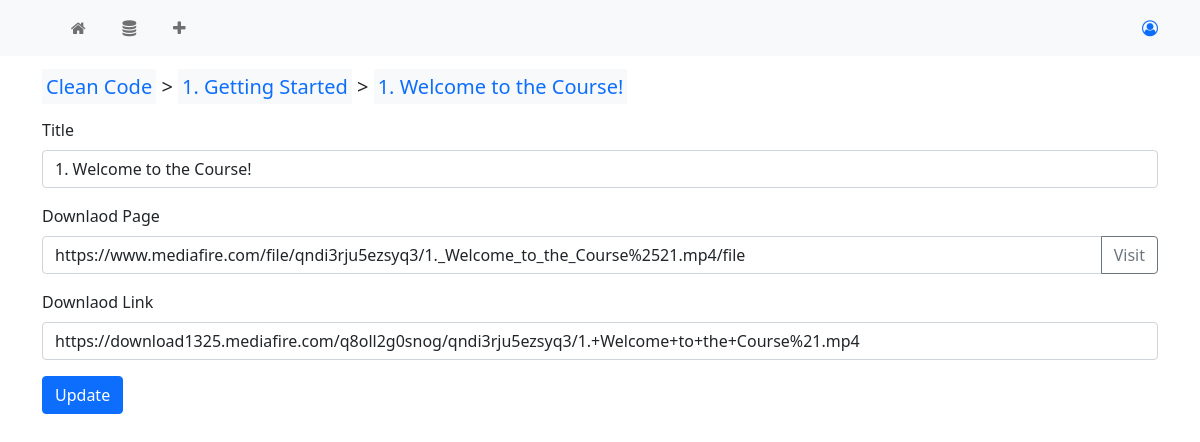
Page /course/video/update/277 on the earlier database version.
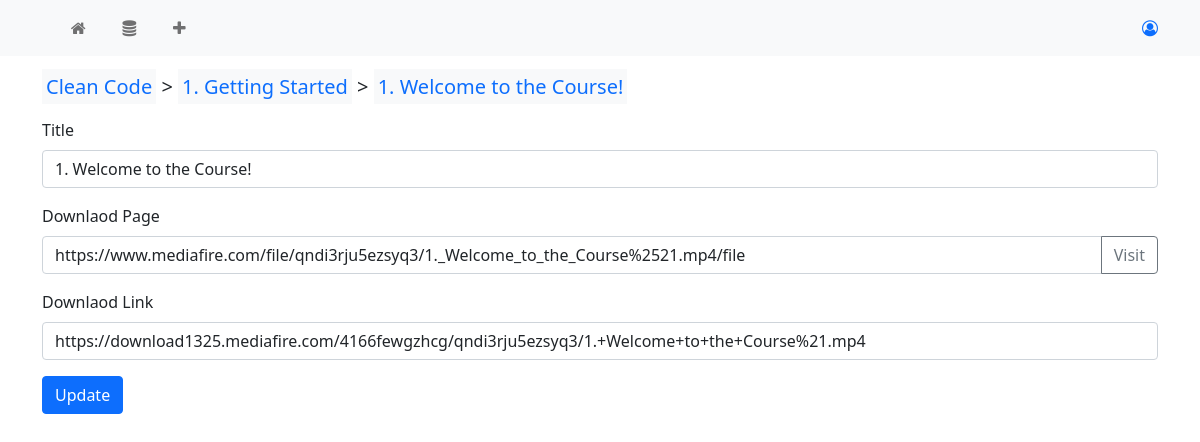
Same page on the later database version.
### myapp/models.py (models this page shows, shortened)
class Video(models.Model):
    title = models.CharField(max_length=200)
    chapter = models.ForeignKey(Chapter, on_delete=models.CASCADE)
    download_page = models.URLField()
    download_link = models.URLField(null=True, blank=True)
    last_seen = models.DateTimeField(auto_now=True)
    type = models.CharField(max_length=20, null=True, blank=True)
    is_visited = models.BooleanField(default=False)
    is_done = models.BooleanField(default=False)

class Chapter(models.Model):
    title = models.CharField(max_length=200)
    google_docs_link = models.URLField(null=True, blank=True)
    course = models.ForeignKey(Course, on_delete=models.CASCADE, null=True, blank=True)
    storage = models.ForeignKey(Storage, on_delete=models.CASCADE, null=True, blank=True)
    is_done = models.BooleanField(default=False)

class Course(models.Model):
    title = models.CharField(max_length=200)
    google_docs_link = models.URLField(null=True, blank=True)
    link = models.URLField()
    chapters_videos_json = models.TextField()
    category = models.ForeignKey(Category, on_delete=models.CASCADE, null=True, blank=True)
    is_done = models.BooleanField(default=False)

### myapp/views.py (the view)
# urls.py: path('video/update/<int:id>', views.video_update, name='video-update-page'),
def video_update(request, id):
    if request.method == 'POST':
        title = request.POST.get('title')
        download_page = request.POST.get('download-page')
        download_link = request.POST.get('download-link')
        video = get_object_or_404(Video, pk=int(id))
        try:
            video.title = title
            video.download_page = download_page
            video.download_link = download_link
            video.save()
            messages.success(request, 'The video is updated successfully.')
            redirect_path = reverse('video-detail-page', args=[id])
        except:
            messages.error(request, 'Failed to update the video. Some error occoured.')
            redirect_path = reverse('video-update-page', args=[id])
        return HttpResponseRedirect(redirect_path)
    else:
        context = {
            'video': get_object_or_404(Video, pk=id)
        }
        return render(request, 'myapp/video_update.html', context=context)

### myapp/templates/myapp/video_update.html (shortened to what this page needs)
{% extends 'myapp/base.html' %}
{% block page_content %}
    <p class="lead">
        <a href="{% url 'course-detail-page' video.chapter.course.id %}" class="bg-light p-1">{{video.chapter.course.title}}</a>
         >
        <a  href="{% url 'chapter-update-page' video.chapter.id %}" class="bg-light p-1">{{video.chapter.title}}</a>
         >
        <a href="{% url 'video-detail-page' video.id %}" class="bg-light p-1">{{video.title}}</a>
    </p>
    <form action="{% url 'video-update-page' video.id %}" method="POST">
        <div class="mb-3">
            <label for="title" class="form-label">Title</label>
            <input type="text" class="form-control" id="title" {% if video.title %} value="{{video.title}}" {% endif %} name="title" placeholder="Enter Title">
        </div>
        <label for="download-page" class="form-label">Downlaod Page</label>
        <div class="input-group mb-3">
            <input type="text" class="form-control" id="download-page" {% if video.download_page %} value="{{video.download_page}}" {% endif %} name="download-page" placeholder="Enter Download Page">
            <a class="btn btn-outline-secondary" href="{{video.download_page}}" target="_blank" type="button">Visit</a>
        </div>
        <div class="mb-3">
            <label for="download-link" class="form-label">Downlaod Link</label>
            <input type="text" class="form-control" id="download-link" {% if video.download_link %} value="{{video.download_link}}" {% endif %} name="download-link" placeholder="Enter Download Link" autofocus>
        </div>
        <button type="submit" class="btn btn-primary">Update</button>
    </form>
{% endblock page_content %}

Differences in the rows shown:
changed Video "1. Welcome to the Course!": download-link "https://download1325.mediafire.com/q8oll2g0snog/qndi3rju5ezsyq3/1.+Welcome+to+the+Course%21.mp4" → "https://download1325.mediafire.com/4166fewgzhcg/qndi3rju5ezsyq3/1.+Welcome+to+the+Course%21.mp4"
